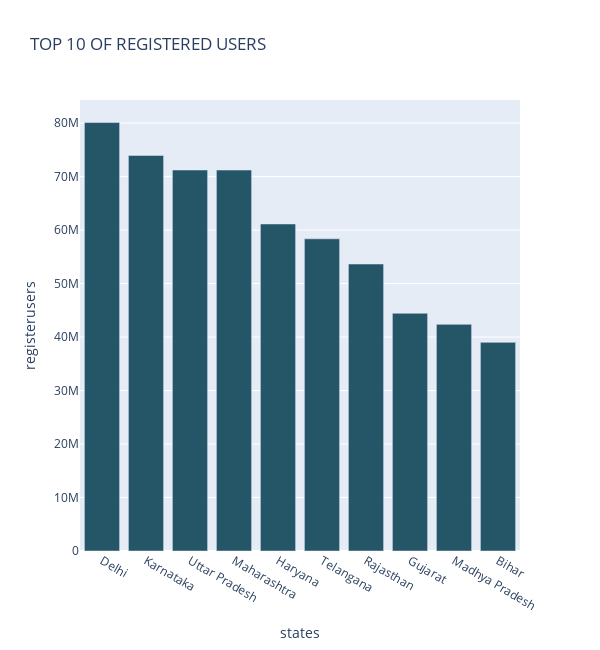
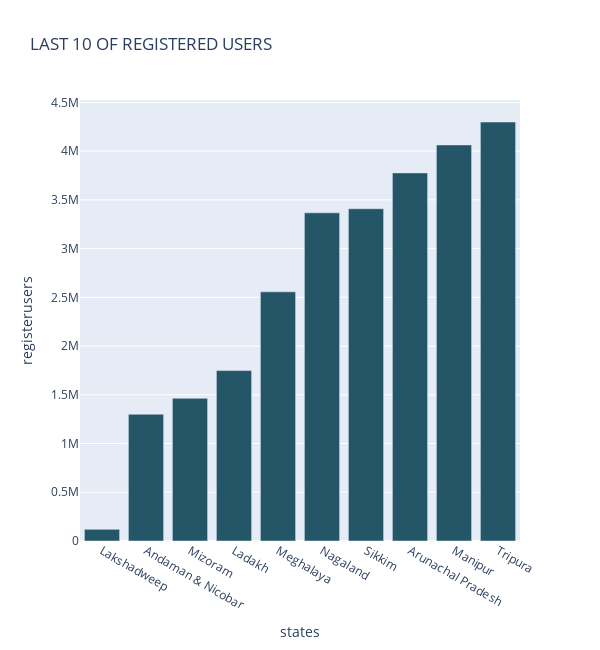
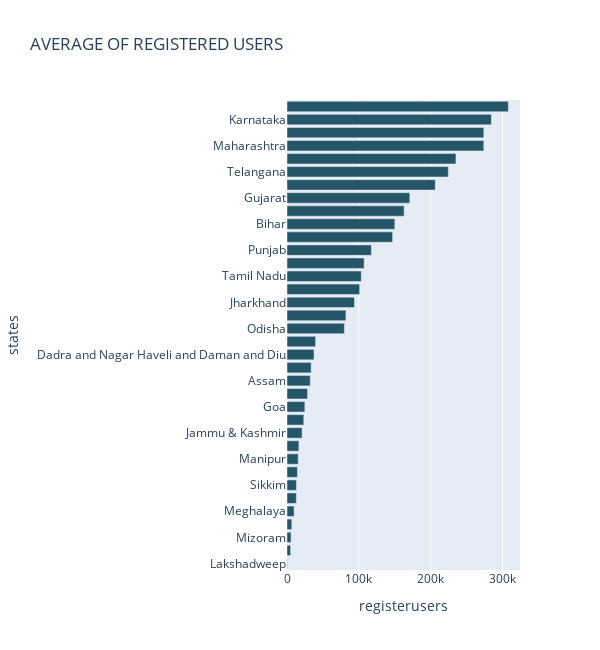

Here is the notebook cell these charts were saved with, in order:
### Code cell
top_chart_registeredusers("top_user")

### Figure 1 — Plotly figure (JSON) as saved in the notebook; plotly's stock layout.template omitted (floating-point values rounded to 4 significant figures)
{"data": [{"alignmentgroup": "True", "hovertemplate": "<b>%{hovertext}</b><br><br>states=%{x}<br>registerusers=%{y}<extra></extra>", "hovertext": ["Delhi", "Karnataka", "Uttar Pradesh", "Maharashtra", "Haryana", "Telangana", "Rajasthan", "Gujarat", "Madhya Pradesh", "Bihar"], "legendgroup": "", "marker": {"color": "rgb(36, 86, 104)", "pattern": {"shape": ""}}, "name": "", "offsetgroup": "", "orientation": "v", "showlegend": false, "textposition": "auto", "type": "bar", "x": ["Delhi", "Karnataka", "Uttar Pradesh", "Maharashtra", "Haryana", "Telangana", "Rajasthan", "Gujarat", "Madhya Pradesh", "Bihar"], "xaxis": "x", "y": [80104448, 73960197, 71232188, 71220970, 61140068, 58367890, 53656303, 44445427, 42375591, 39013604], "yaxis": "y"}], "layout": {"barmode": "relative", "height": 650, "legend": {"tracegroupgap": 0}, "title": {"text": "TOP 10 OF REGISTERED USERS"}, "width": 600, "xaxis": {"anchor": "y", "domain": [0, 1], "title": {"text": "states"}}, "yaxis": {"anchor": "x", "domain": [0, 1], "title": {"text": "registerusers"}}}}

### Figure 2 — Plotly figure (JSON) as saved in the notebook; plotly's stock layout.template omitted (floating-point values rounded to 4 significant figures)
{"data": [{"alignmentgroup": "True", "hovertemplate": "<b>%{hovertext}</b><br><br>states=%{x}<br>registerusers=%{y}<extra></extra>", "hovertext": ["Lakshadweep", "Andaman & Nicobar", "Mizoram", "Ladakh", "Meghalaya", "Nagaland", "Sikkim", "Arunachal Pradesh", "Manipur", "Tripura"], "legendgroup": "", "marker": {"color": "rgb(36, 86, 104)", "pattern": {"shape": ""}}, "name": "", "offsetgroup": "", "orientation": "v", "showlegend": false, "textposition": "auto", "type": "bar", "x": ["Lakshadweep", "Andaman & Nicobar", "Mizoram", "Ladakh", "Meghalaya", "Nagaland", "Sikkim", "Arunachal Pradesh", "Manipur", "Tripura"], "xaxis": "x", "y": [119533, 1300538, 1463708, 1748269, 2556413, 3366608, 3408791, 3776554, 4063676, 4298194], "yaxis": "y"}], "layout": {"barmode": "relative", "height": 650, "legend": {"tracegroupgap": 0}, "title": {"text": "LAST 10 OF REGISTERED USERS"}, "width": 600, "xaxis": {"anchor": "y", "domain": [0, 1], "title": {"text": "states"}}, "yaxis": {"anchor": "x", "domain": [0, 1], "title": {"text": "registerusers"}}}}

### Figure 3 — Plotly figure (JSON) as saved in the notebook; plotly's stock layout.template omitted (floating-point values rounded to 4 significant figures)
{"data": [{"alignmentgroup": "True", "hovertemplate": "<b>%{hovertext}</b><br><br>registerusers=%{x}<br>states=%{y}<extra></extra>", "hovertext": ["Lakshadweep", "Andaman & Nicobar", "Mizoram", "Ladakh", "Meghalaya", "Nagaland", "Sikkim", "Arunachal Pradesh", "Manipur", "Tripura", "Jammu & Kashmir", "Puducherry", "Goa", "Kerala", "Assam", "Chandigarh", "Dadra and Nagar Haveli and Daman and Diu", "Himachal Pradesh", "Odisha", "West Bengal", "Jharkhand", "Chhattisgarh", "Tamil Nadu", "Uttarakhand", "Punjab", "Andhra Pradesh", "Bihar", "Madhya Pradesh", "Gujarat", "Rajasthan", "Telangana", "Haryana", "Maharashtra", "Uttar Pradesh", "Karnataka", "Delhi"], "legendgroup": "", "marker": {"color": "rgb(36, 86, 104)", "pattern": {"shape": ""}}, "name": "", "offsetgroup": "", "orientation": "h", "showlegend": false, "textposition": "auto", "type": "bar", "x": [574.7, 5002.0, 5630.0, 6724.0, 9832.0, 12950.0, 13110.0, 14530.0, 15630.0, 16530.0, 20980.0, 23370.0, 24830.0, 28660.0, 32350.0, 33610.0, 37640.0, 39780.0, 79900.0, 82020.0, 93970.0, 101200.0, 103400.0, 107400.0, 117500.0, 147000.0, 150100.0, 163000.0, 170900.0, 206400.0, 224500.0, 235200.0, 273900.0, 274000.0, 284500.0, 308100.0], "xaxis": "x", "y": ["Lakshadweep", "Andaman & Nicobar", "Mizoram", "Ladakh", "Meghalaya", "Nagaland", "Sikkim", "Arunachal Pradesh", "Manipur", "Tripura", "Jammu & Kashmir", "Puducherry", "Goa", "Kerala", "Assam", "Chandigarh", "Dadra and Nagar Haveli and Daman and Diu", "Himachal Pradesh", "Odisha", "West Bengal", "Jharkhand", "Chhattisgarh", "Tamil Nadu", "Uttarakhand", "Punjab", "Andhra Pradesh", "Bihar", "Madhya Pradesh", "Gujarat", "Rajasthan", "Telangana", "Haryana", "Maharashtra", "Uttar Pradesh", "Karnataka", "Delhi"], "yaxis": "y"}], "layout": {"barmode": "relative", "height": 650, "legend": {"tracegroupgap": 0}, "title": {"text": "AVERAGE OF REGISTERED USERS"}, "width": 600, "xaxis": {"anchor": "y", "domain": [0, 1], "title": {"text": "registerusers"}}, "yaxis": {"anchor": "x", "domain": [0, 1], "title": {"text": "states"}}}}
